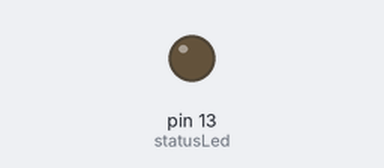
Recording of a sketch running on a simulated Arduino Mega 2560, built with avr-gcc and run on an emulated ATmega2560. Parts: output pins drawn as LEDs (lit = HIGH).

Above: at 0.1 s.
At 39.0 s:
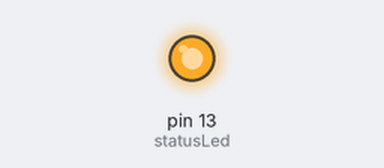
Timing chart, 0 to 40.0 s (numbered marks = the images above):
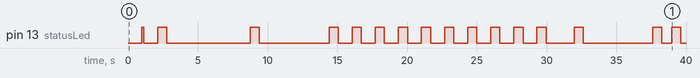

The sketch:

flipdotSoftwareDrivergfx.ino
```cpp
#include "Modbus_CoProcessor.h"

// Please install Adafruit GFX: https://learn.adafruit.com/adafruit-gfx-graphics-library/overview
#include <Adafruit_GFX.h>
#include <Fonts/FreeMonoBold9pt7b.h>

int statusLed = 13; // LED used for status

mcp mcp(19200); // Prepare object, set serial baud to 19200

void setup() {
  pinMode(statusLed, OUTPUT);

  delay(1000);

  digitalWrite(statusLed, HIGH);
  mcp.InitSign(); // This usually should only be run once after the sign is first powered on.
  digitalWrite(statusLed, LOW);


  // Turn on all dots as a test
  delay(1000);
  digitalWrite(statusLed, HIGH);
  mcp.dotAllOn();
  mcp.UpdateSign();
  digitalWrite(statusLed, LOW);
  delay(5000);


  // Display large text with a special font
  delay(1000);
  digitalWrite(statusLed, HIGH);
  mcp.dotAllOff();
  mcp.setFont(&FreeMonoBold9pt7b);
  mcp.setTextColor(1);
  mcp.setCursor(0, 13);
  mcp.print("Hello!!");
  mcp.UpdateSign();
  digitalWrite(statusLed, LOW);
  delay(5000);

  // Display the number of micros() uptime with the default font @2x size
  for (int i = 0; i < 10; i++) {
    digitalWrite(statusLed, HIGH);
    mcp.dotAllOff();
    mcp.setFont();
    mcp.setTextSize(2);
    mcp.setTextColor(1);
    mcp.setCursor(1, 1);
    mcp.print(micros());
    mcp.UpdateSign();
    digitalWrite(statusLed, LOW);
    delay(1000);
  }

  // Demo two lines of the basic font
  delay(1000);
  digitalWrite(statusLed, HIGH);
  mcp.dotAllOff();
  mcp.setFont();
  mcp.setTextSize(1);
  mcp.setTextColor(1);
  mcp.setCursor(1, 1);
  mcp.println("Line one.");
  mcp.print("The second line.");
  mcp.UpdateSign();
  digitalWrite(statusLed, LOW);
  delay(5000);


  // Display a circle that moves across the sign
  for (int i = 0; i < xSize; i++) {
    digitalWrite(statusLed, HIGH);
    mcp.dotAllOff();
    mcp.fillCircle(i, 7, 5, 1);
    mcp.UpdateSign();
    digitalWrite(statusLed, LOW);
    delay(700);
  }

  digitalWrite(statusLed, HIGH);
  mcp.dotAllOff();
  mcp.UpdateSign();
  digitalWrite(statusLed, LOW);


  delay(5000);
  // mcp.CloseSign(); // The sign generally needs to be rebooted after this command.
  delay(100);


}

void loop() {
  // Flash LED to indicate program is finished.
  digitalWrite(statusLed, HIGH);   // turn the LED on (HIGH is the voltage level)
  delay(50);               // wait for a second
  digitalWrite(statusLed, LOW);    // turn the LED off by making the voltage LOW
  delay(50);               // wait for a second
}
```

Modbus_CoProcessor.h
```cpp
// (licence header left out)
#ifndef Modbus_CoProcessor_h
#define Modbus_CoProcessor_h

#include "Arduino.h"
#include <Adafruit_GFX.h>

#define SERIALDEVICE Serial3 // This serial port should be connected to an RS485 converter

// Note that this library is tailored to 98x16. It would require work to adapt to other sizes.
const int xSize = 98; // Enter the real number of x dots (1 indexed)
const int ySize = 16; // Enter the real number of y dots (1 indexed)
const int byteStreamSize = ((xSize*ySize) / 8); // Number of bytes of sign data
const int eolDelay = 10; // Number of milliseconds to delay after each EOL (10 is good, 9 minimum)
const int endOfUpdateDelay = 0; // Number of milliseconds to delay after each sign update. (0 is default)

class mcp : public Adafruit_GFX
{
  public:
    mcp(int baudRate);
    void drawPixel(int16_t x, int16_t y, uint16_t color);
    void dotOn(byte x, byte y);
    void dotOff(byte x, byte y);
    void dotAllOn();
    void dotAllOff();
    void invertAll();
    void UpdateSign();
    void ConvertBitmapToBytestream();
    void InitSign();
    void CloseSign();
    void PrintString(String in);
    void PrintRegister0();
    void PrintRegister1();
    void PrintRegister2();
    void PrintRegister3();
    void PrintRegister4();
    void PrintRegister5();
    void PrintRegister6();
    void PrintRegister7();
    void PrintRegister8();
    void PrintRegister9();
    void PrintRegisterA();
    void PrintRegisterB();
    void PrintRegisterC();
    void PrintRegisterD();
    void PrintRegisterE();
    // Credit to author Kunchala Anil for C++ Arduino modbus LRC calculation code below:
    String calculateLRC(String input);
    int toDec(char val);
    int conv(char val1,char val2);
    int find_sum(const int * val, int myLength);

  private:
    bool BitmapMatrix[xSize][ySize]; // Create a 2D array to hold the "human" readable bitmap sign image.
    byte Bytestream[byteStreamSize]; // Create a stream of bytes that will be sent to the sign via modbus
};

#endif
```

Source omitted: Modbus_CoProcessor.cpp (18960 bytes)

Measured:
- by itself, pin 13 (statusLed): LOW → HIGH at 1.0 s, → LOW 0.12 s later, → HIGH 1.0 s later, → LOW 0.65 s later, … (32 changes in this stretch)
